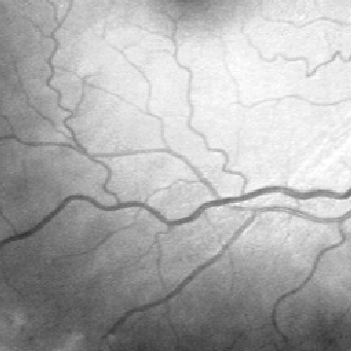
%> input picture Thuat toan chi Tran/Nen Huynh/vessels.JPG, 352 x 351 px
$ octave run2.m   (GNU Octave 9; MATLAB toolbox functions it lacks are replaced by stand-ins)
%> lines starting %> are read from the running program, lines starting %| are printed output that depends on the picture
### Thuat toan chi Tran/Nen Huynh/Result/DDFB_4_stages/quin1.m
function kk=quin1(x)
%clc;
c=x;

a= size(x);

if (mod(a(1),2)==0)
            center1=(a(1)/2)+1;
            a(1)=a(1)+1;
            b=zeros(a(1),a(2));
            b(1:a(1)-1,1:a(2))=x;
            x=b;
    else

            center1=(a(1)+1)/2;

end
if (mod(a(2),2)==0)
            center2=(a(2)/2)+1;
            a(2)=a(2)+1;
            b=zeros(a(1),a(2));
            b(1:a(1),1:a(2)-1)=x;
            x=b;
    else

            center2=(a(2)+1)/2;

end


lac=zeros(a(1),a(2));
q1=[1  1; -1 1];
for i=1: a(1)
    for j= 1:a(2)
     gen=zeros(1,2);
     gen(1)=center1-i;
     gen(2)=j-center2;
     mul=zeros(1,2);
     mul=(q1*gen')';
     if ((mul(1)>=(-center1+1)) & (mul(1)<=(center1-1)) & (mul(2)>=(-center2+1)) & (mul(2)<=(center2-1)))

             or=center1-mul(1);


              oc=mul(2)+center2;

         lac(center1-gen(1),gen(2)+center2)=x(or,oc);

 end
end
end
d=size(c);
if (mod(d(1),2)==0)&(mod(d(2),2)==0)
    kk=lac(1:a(1)-1,1:a(2)-1);
else
kk=lac;
end

### Thuat toan chi Tran/Nen Huynh/DDFB.m
function result = DDFB(I,N,order)
% name: ddfb_4_stages
% I is input image
% N is the branch or stage number i.e. 1-4
% N means 2^N: the number of directional images
% order is the size of one-dimensional low pass filter
% order is the size of directional filters

switch N
    case 1
        f_filter1 =hour_low(order);
        f_filter2=hour_high(order);
        f1=imfilter(I,f_filter1,'circular','same');
        f2=imfilter(I,f_filter2,'circular','same');
        clear('f_filter1','f_filter2');
%         result = cell(1,2);
%         result{1} = f1;
%         result{2} = f2;
        result = zeros(size(I,1),size(I,2),2*N);
        result(:,:,1) = f1;
        result(:,:,2) = f2;
    case 2
        f_filter1 =hour_low(order);
        f_filter2=hour_high(order);
        f1=imfilter(I,f_filter1,'circular','same');
        f2=imfilter(I,f_filter2,'circular','same');
        %clear f_fil*;

        s_filter1=synquin1(f_filter1);
        s_filter2=synquin1(f_filter2);
        s1=imfilter(f1,s_filter1,'circular','same');
        s2=imfilter(f1,s_filter2,'circular','same');
        s3=imfilter(f2,s_filter1,'circular','same');
        s4=imfilter(f2,s_filter2,'circular','same');
        clear f*; clear s_fil*;
%         result = cell(1,4);
        result = zeros(size(I,1),size(I,2),2*N);
        for i=1:4
            s=eval(strcat('s',num2str(i)));
%             result(i) = s;
            result(:,:,i) = s;
        end
    case 3
        f_filter1 =hour_low(order);
        f_filter2=hour_high(order);
        f1=imfilter(I,f_filter1,'circular','same');
        f2=imfilter(I,f_filter2,'circular','same');

        s_filter1=synquin1(f_filter1);
        s_filter2=synquin1(f_filter2);
        j=0;
        k=1;
        for i=1:8
            j=j+1;
            eval(['t_filter' num2str(i) '= third_r(f_filter' num2str(j) ',' num2str(k) ');']);
            if j==2
               j=0;
               k=k+1;
            end
        end

        clear f_fil*;

        s1=imfilter(f1,s_filter1,'circular','same');
        s2=imfilter(f1,s_filter2,'circular','same');
        s3=imfilter(f2,s_filter1,'circular','same');
        s4=imfilter(f2,s_filter2,'circular','same');
        clear f*; clear s_fil*;

% [8 lines of commented-out code are left out]

        t3=imfilter(s2,t_filter1,'circular','same');%t3
        t4=imfilter(s2,t_filter2,'circular','same');%
        t5=imfilter(s1,t_filter4,'circular','same');
        t6=imfilter(s1,t_filter3,'circular','same');
        t7=imfilter(s3,t_filter6,'circular','same');
        t8=imfilter(s3,t_filter5,'circular','same');
        t1=imfilter(s4,t_filter7,'circular','same');
        t2=imfilter(s4,t_filter8,'circular','same');
        clear s*; clear t_fil*;
%         result = cell(1,8);
        result = zeros(size(I,1),size(I,2),2*N);
        for i=1:8
            t=eval(strcat('t',num2str(i)));
%             result{i} = t;
            result(:,:,i) = t;
        end
    case 4
        f_filter1 =hour_low(order);
        f_filter2=hour_high(order);
        f1=imfilter(I,f_filter1,'circular','same');
        f2=imfilter(I,f_filter2,'circular','same');

        s_filter1=synquin1(f_filter1);
        s_filter2=synquin1(f_filter2);
        j=0;
        k=1;
        for i=1:8
            j=j+1;
            eval(['t_filter' num2str(i) '= third_r(f_filter' num2str(j) ',' num2str(k) ');']);
            if j==2
               j=0;
               k=k+1;
            end
        end

        j=0;
        k=1;
        for i=1:16
            j=j+1;
            eval(['fourth_filter' num2str(i) '= four_r(f_filter' num2str(j) ',' num2str(k) ');']);
            if j==2
               j=0;
               k=k+1;
            end
        end

        clear f_fil*;

        s1=imfilter(f1,s_filter1,'circular','same');
        s2=imfilter(f1,s_filter2,'circular','same');
        s3=imfilter(f2,s_filter1,'circular','same');
        s4=imfilter(f2,s_filter2,'circular','same');
        clear f1; clear f2; clear s_fil*;

        t1=imfilter(s2,t_filter3,'circular','same');
        t2=imfilter(s2,t_filter4,'circular','same');
        t3=imfilter(s1,t_filter2,'circular','same');
        t4=imfilter(s1,t_filter1,'circular','same');
        t5=imfilter(s3,t_filter6,'circular','same');
        t6=imfilter(s3,t_filter5,'circular','same');
        t7=imfilter(s4,t_filter7,'circular','same');
        t8=imfilter(s4,t_filter8,'circular','same');
        clear s*; clear t_fil*;

        four5=imfilter(t3,fourth_filter1,'circular','same');
        four6=imfilter(t3,fourth_filter2,'circular','same');
        four8=imfilter(t4,fourth_filter3,'circular','same');
        four7=imfilter(t4,fourth_filter4,'circular','same');
        four2=imfilter(t1,fourth_filter5,'circular','same');
        four1=imfilter(t1,fourth_filter6,'circular','same');
        four3=imfilter(t2,fourth_filter7,'circular','same');
        four4=imfilter(t2,fourth_filter8,'circular','same');
        four15=imfilter(t8,fourth_filter9,'circular','same');
        four16=imfilter(t8,fourth_filter10,'circular','same');
        four14=imfilter(t7,fourth_filter11,'circular','same');
        four13=imfilter(t7,fourth_filter12,'circular','same');
        four12=imfilter(t6,fourth_filter13,'circular','same');
        four11=imfilter(t6,fourth_filter14,'circular','same');
        four9=imfilter(t5,fourth_filter15,'circular','same');
        four10=imfilter(t5,fourth_filter16,'circular','same');
        clear t*; clear fourth_fil*;
%         result = cell(1,16);
            result = zeros(size(I,1),size(I,2),2*N);
        for i=1:16
            f=eval(strcat('four',num2str(i)));
%             result{i} = f;
            result(:,:,i) = f;
%             figure, imshow(result{1});
%             figure, imshow(result(:,:,i),[]);
        end

end

### Thuat toan chi Tran/Nen Huynh/synquin1.m
function kk=synquin1(x)
%clc;
c=x;

a= size(x);

if (mod(a(1),2)==0)
            center1=(a(1)/2)+1;
            a(1)=a(1)+1;
            b=zeros(a(1),a(2));
            b(1:a(1)-1,1:a(2))=x;
            x=b;
    else

            center1=(a(1)+1)/2;

end
if (mod(a(2),2)==0)
            center2=(a(2)/2)+1;
            a(2)=a(2)+1;
            b=zeros(a(1),a(2));
            b(1:a(1),1:a(2)-1)=x;
            x=b;
    else

            center2=(a(2)+1)/2;

end


lac=zeros(a(1),a(2));
q1=inv([1 1  ; -1 1]);
for i=1: a(1)
    for j= 1:a(2)
     gen=zeros(1,2);
     gen(1)=center1-i;
     gen(2)=j-center2;
     mul=zeros(1,2);
     mul=(q1*gen')';
     if ((mul(1)>=(-center1+1)) & (mul(1)<=(center1-1)) & (mul(2)>=(-center2+1)) & (mul(2)<=(center2-1)))

             or=center1-mul(1);


              oc=mul(2)+center2;
       if ((or-floor(or))==0) & ((oc-floor(oc))==0)
         lac(center1-gen(1),gen(2)+center2)=x(or,oc);
     end
 end
end
end
d=size(c);
if (mod(d(1),2)==0)&(mod(d(2),2)==0)
    kk=lac(1:a(1)-1,1:a(2)-1);
else
kk=lac;
end
end

### Thuat toan chi Tran/Nen Huynh/DirectionalEnhance.m
function [ directEnhance ] = DirectionalEnhance( ...
    directImg,option )
% This function enhances each of the directional vessel images.
% INPUT:
% directImg ? The cell of directional vessels images.
% option ? Options for the DDFB vessel enhancement.
% .N ? the order of the diamond.
% .sigma ? the vector containing the scales.
% .beta ? the beta value for vessel enhancement.
% .c ? the c value for vessel enhancement.
% .LightonDark ? whether the vessels are
% lighter than its background.
% OUTPUT:
% directEnhance ? a #?#?16 matrix of vessel enhancement on
% each of the directional images.

% Number of directional filters
n = size(directImg,3);

% angle of the filters.
theta = pi/(2 * n) : pi/n : (2 * n-1) * pi/(2 * n);

temp = cell(n,1);

if option.LightonDark
    for i = 1 : n
        % Directional vessel enhance on light vessels.
        temp{i} = DirectionalEnhanceLightonDark(...
            directImg(:,:,i),option,theta(i));
    end
else
    for i = 1 : n
        % Directional vessel enhance on dark vessels.
        temp{i} = DirectionalEnhanceDarkonLight(directImg(:,:,i),option,theta(i));
    end
end

% Combine the directional vessel enhancements.
directEnhance = cat(3,temp{:});

end


% [16 lines left out: function DirectionalEnhanceLightonDark, not called in this run]


function [outImg] = DirectionalEnhanceDarkonLight(Img,option,angle)
% This function performs the dark?on?light enhancement version.

outImg = zeros(size(Img));
for sigma = option.sigma
    [Dxx,Dxy,Dyy] = Hessian2Dmod(Img,sigma);
    h11 = Dxx * cos(angle)^2 + Dxy * sin(2*angle) + Dyy * sin(angle)^2;
    h22 = Dxx * sin(angle)^2 - Dxy * sin(2*angle) + Dyy * cos(angle)^2;
    S = sqrt(h11.^2 + h22.^2);
    R = h11./h22;
    temp = double(h22 > 0).* (exp(-(R.^2/(2 * option.beta^2)))...
        .* (1-exp(-S.^2/(2 * option.c^2))));
    outImg = double(temp > outImg).* (temp - outImg) + outImg;

%     figure, imshow(outImg,[]);
end

end

### Thuat toan chi Tran/Nen Huynh/Original/homofilter.m
function [ homoI ] = homofilter( I,option )
% This function calculates the accuracies from the
% soft?thresholds S and T is the truth.
% INPUT:
% I ? The grayscale image.
% option ? options for the homomorphic filter.
% OUTPUT:
% homoI ? The result of homomorphic filter
% EXAMPLE:
% im = double(imread('tun.jpg'));
% option = struct('method','Butterworth','D0',1,'n',2,...
% 'alphaL',.0999,'alphaH',1.01);

% The distance from the center
[X,Y] = ndgrid(1-size(I,1)/2:size(I,1)/2,1-size(I,2)/2:size(I,2)/2);
abs_omega = sqrt(X.^2+Y.^2);

% Setup the options if needed
if ~exist('option','var') || isempty(option)
    option = struct('method','Butterworth','n',2,...
        'D0',80,'alphaL',0.25,'alphaH',2);
end

% Construct the high?pass filter
if strcmp(option.method,'Ideal')
    H = double(abs_omega > option.D0);
elseif strcmp(option.method,'Butterworth')
    H = 1./(1+(option.D0 ./ abs_omega).^(2 * option.n));
elseif strcmp(option.method,'Gaussian')
    H = 1 - exp(-abs_omega.^2 / (2 * option.D0^2));
else
    error(['Unknown method: ' option.method]);
end

% The homomorphic filter function
H = (option.alphaH-option.alphaL).* H+option.alphaL;

% Apply the homomorphic filter process
freqI = fftshift(fft2(log2(1+I)));
homoI = exp(abs(ifft2(ifftshift(H.* freqI))));

end

### Thuat toan chi Tran/Nen Huynh/hour_high.m
function Hdia=hour_high(order)

ldia=hour_low(order);
Hdia=minus1topower(ldia);

end

### Thuat toan chi Tran/Nen Huynh/Result/DDFB_4_stages/hour_low.m
function Hdia=hour_low(order)
ldia=low_diamond(order);
Hdia=modulation(ldia);
end

### Thuat toan chi Tran/Nen Huynh/third_r.m
function kk=third_r(x,num)
%clc;
c=x;

a= size(x);

if (mod(a(1),2)==0)
            center1=(a(1)/2)+1;
            a(1)=a(1)+1;
            b=zeros(a(1),a(2));
            b(1:a(1)-1,1:a(2))=x;
            x=b;
    else

            center1=(a(1)+1)/2;

end
if (mod(a(2),2)==0)
            center2=(a(2)/2)+1;
            a(2)=a(2)+1;
            b=zeros(a(1),a(2));
            b(1:a(1),1:a(2)-1)=x;
            x=b;
    else

            center2=(a(2)+1)/2;

end


lac=zeros(a(1),a(2));
switch num
    case 1
        q1=(inv([1 1;-1 1]*[1 1;-1 1]*[1 0; -1 1]));
    case 2
        q1=(inv([1 1;-1 1]*[1 1;-1 1]*[1 0; 1 1]));
    case 3
        q1=(inv([1 1;-1 1]*[1 1;-1 1]*[1 1; 0 1]));
    case 4
        q1=(inv([1 1;-1 1]*[1 1;-1 1]*[1 -1; 0 1]));
end
for i=1: a(1)
    for j= 1:a(2)
     gen=zeros(1,2);
     gen(1)=center1-i;
     gen(2)=j-center2;
     mul=zeros(1,2);
     mul=(q1*gen')';
     if ((mul(1)>=(-center1+1)) & (mul(1)<=(center1-1)) & (mul(2)>=(-center2+1)) & (mul(2)<=(center2-1)))

             or=center1-mul(1);


              oc=mul(2)+center2;
       if ((or-floor(or))==0) & ((oc-floor(oc))==0)
         lac(center1-gen(1),gen(2)+center2)=x(or,oc);
     end
 end
end
end
d=size(c);
if (mod(d(1),2)==0)&(mod(d(2),2)==0)
    kk=lac(1:a(1)-1,1:a(2)-1);
else
kk=lac;
end
end

### Thuat toan chi Tran/Nen Huynh/minus1topower.m
function [g] = minus1topower(f)

%Multiplies image f by (1)^(x+y) to center spectrum of FT
%The output image g will be of class double
%IT IS ASSUMED THAT BOTH M AND N ARE EVEN
%plan to use it with Fourier transform, which already assumes that

	[m,n]=size(f);

%sequence of alternating 1's and -1's of length m
	s(1:m)=1;
	s(2:2:m)=-1;
%make a column vector out of this
	c=s';

%sequence of alternating 1's and -1's of length n
	r(1:n)=1;
	r(2:2:n)=-1;

%the matrix product of c*r gives a matrix of size mxn with alternating 1's and -1's

	matrix=c*r;


	f=im2double(f);

	g=f.*matrix;

% End of function


### Thuat toan chi Tran/Nen Huynh/low_diamond.m
 function Ldia=low_diamond(order)

format long;
p00 = fir1(order, .5);%FIR1(order, .5);
b0=p00'*p00;
c0=b0+minus1topower(b0);
d0=quin1(c0);
Ldia=d0;

### Thuat toan chi Tran/Nen Huynh/modulation.m
function [g] = modulation(f)

%Multiplies image f by (1)^(x+y) to center spectrum of FT
%The output image g will be of class double
%IT IS ASSUMED THAT BOTH M AND N ARE EVEN
%plan to use it with Fourier transform, which already assumes that

	[m,n]=size(f);

%sequence of alternating 1's and -1's of length m
	s(1:m)=1;
	s(2:2:m)=-1;
%make a column vector out of this
	c=s';

%sequence of alternating 1's and -1's of length n
	r(1:n)=1;
	r(2:2:n)=1;

%the matrix product of c*r gives a matrix of size mxn with alternating 1's and -1's

	%matrix=c*r;

matrix=ones(m,n);
matrix(:,2:2:m)=-1*matrix(:,2:2:m);
	%f=im2double(f);

	g=f.*matrix;

% End of function


### Thuat toan chi Tran/Nen Huynh/run2.m
% mix between Nen huynh + Truc
% 8 directional images

clc; clear all; close all;
tic
%%
DDFBoption = struct('N',3,'sigma',2 : 1 : 6,...
    'beta',0.75,'c',15,...
    'LightonDark',false);

midOption = struct('func',@(I,opt) homofilter(I,opt),...
    'method','Butterworth',...
    'n',2,'D0',300,'alphaL',0.1,'alphaH',1);

I = imread('vessels.jpg');
%> I is the input picture: size 351x352x3 uint8; min 46, max 255, mean 174.4
figure, imshow(I);

%% Preprocessing
if length(size(I))==3
    I = rgb2gray(I);
%> I: size 351x352 uint8
end
% [8 lines of commented-out code are left out]
figure, imshow(I);

%% DDFB
m = 3;
DirL = DDFB(I,m,52);%DirL = DDFB(I,3,52);
%> in DDFB, `s3=imfilter(f2,s_filter1,'circular','same');`:
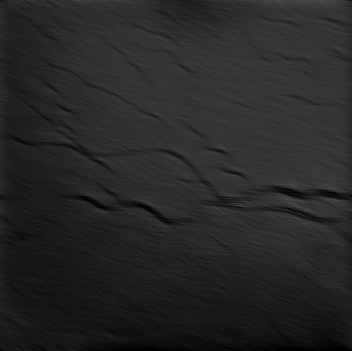
%> s3: size 351x352 uint8; min 0, max 80, mean 38.8
%> in DDFB, `t7=imfilter(s3,t_filter6,'circular','same');`:
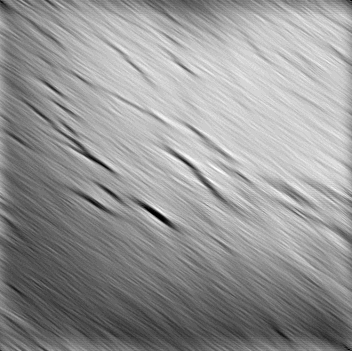
%> t7: size 351x352 uint8; min 0, max 31, mean 18.2; drawn with min black and max white
%> in DDFB, `t2=imfilter(s4,t_filter8,'circular','same');`:
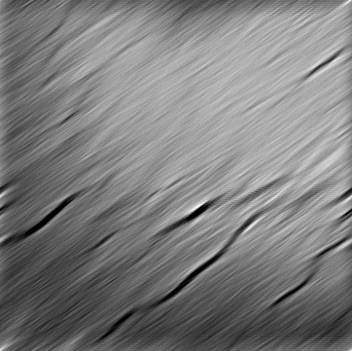
%> t2: size 351x352 uint8; min 0, max 37, mean 18.3; drawn with min black and max white

% number of directional filters
n = 2^m;
for k = 1:n
    figure, imshow(DirL(:,:,k), []);
end
%> this loop made 8 passes
%> pass 1, `imshow(DirL(:,:,k), [])`:
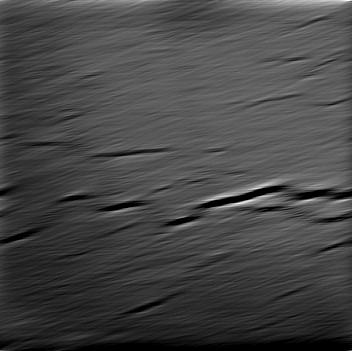
%> displayed picture: size 351x352, on the screen's scale of 0 to 255; min 0, max 255, mean 69.6

%% Homomorphic filter %xem lai
if exist('midOption','var') && ~isempty(midOption)
    for k = 1 : n
        DirL(:,:,k) = midOption.func(DirL(:,:,k),midOption);
%         figure, imagesc(DirL(:,:,k));
%         figure, imshow(DirL(:,:,k), []);
    end
end


% [7 lines of commented-out code are left out]
%% Vessel Enhance
DirEnhance = DirectionalEnhance(DirL,DDFBoption);
%> in DirectionalEnhance, `n = size(directImg,3);`: n = 8
%> in DirectionalEnhance, `theta = pi/(2 * n) : pi/n : (2 * n-1) * pi/(2 * n);`: theta = [0.196 0.589 0.982 1.37 1.77 2.16 2.55 2.95]
%> in DirectionalEnhance, `temp = cell(n,1);`: temp = {[], [], [], [], [], [], [], []}
%> the loop in DirectionalEnhance, `for i = 1 : n` made 8 passes
%> after the loop in DirectionalEnhance, `for i = 1 : n`: temp = 8 items
for k = 1 : n
%     figure, imshow(DirEnhance(:,:,k), []);
    figure, imagesc(DirEnhance(:,:,k));
end
%> this loop made 8 passes
%> pass 1, `imagesc(DirEnhance(:,:,k))`:
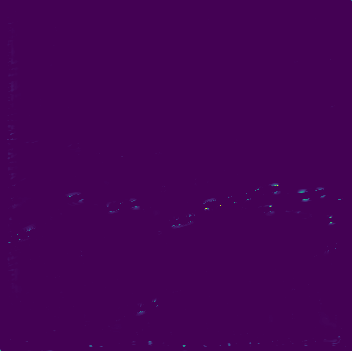
%> displayed picture: size 351x352x3, on the screen's scale of 0 to 255; mean R, G, B 68, 1.3, 84.2

%% Combine the enhancement
% enhance = max(DirEnhance,[],3);
% chose the correct directions
A = DirEnhance;
S = [2 3 6 7];
sz = size(S,2);
count = 0;
for k=1:sz
   A(:,:,S(k)-count) = [];
   count = count+1;
end
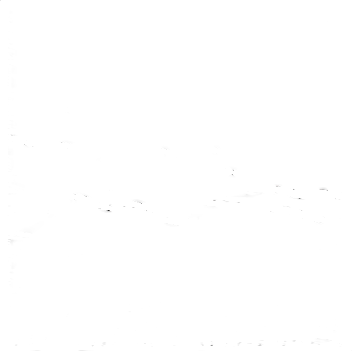
%> A: size 351x352x4 double; mean R, G, B, A 1.55e-10, 1.61e-10, 1.93e-10, 1.66e-10; transparent parts drawn white
% enhance = mean(DirEnhance,3);
enhance = mean(A,3);
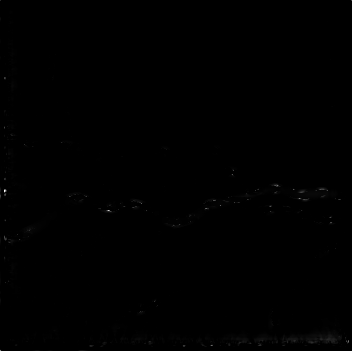
%> enhance: size 351x352 double; min 0, max 1.09e-07, mean 1.69e-10; drawn with min black and max white


s1 = num2str(DDFBoption.sigma); % convert num to string
s2 = num2str(DDFBoption.beta); % convert num to string
s3 = num2str(DDFBoption.c); % convert num to string

%figure('color','white','name','Vessel Image','Numbertitle','off');
figure, imagesc(enhance,[min(min(enhance)), max(max(enhance))]);
title(['DDFBH; sigma=' s1 '; beta=' s2 '; c=' s3]);
colorbar;
axis off
toc

figure, imshow(enhance,[]);

$ run again, with Thuat toan chi Tran/Nen Huynh/retinal.jpg copied over Thuat toan chi Tran/Nen Huynh/vessels.JPG
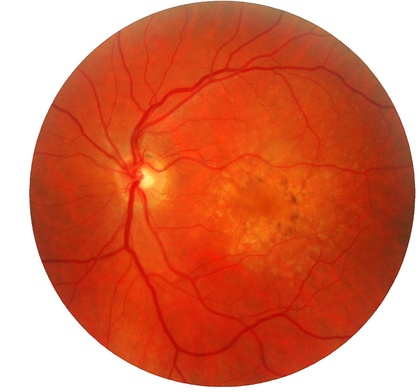
%> input picture Thuat toan chi Tran/Nen Huynh/retinal.jpg, 420 x 392 px, shrunk from 1024 x 956 before the run
%> I is the input picture: size 392x420x3 uint8; mean R, G, B 216.1, 116.9, 88.4
%> I: size 392x420 uint8
%> n = 8
%> theta = [0.196 0.589 0.982 1.37 1.77 2.16 2.55 2.95]
%> in DirectionalEnhance, `temp = cell(n,1);`: temp = {[], [], [], [], [], [], [], []}
%> the loop in DirectionalEnhance, `for i = 1 : n` made 8 passes
%> after the loop in DirectionalEnhance, `for i = 1 : n`: temp = 8 items
%> the loop `for k = 1 : n` made 8 passes
%> pass 1, `imagesc(DirEnhance(:,:,k))`:
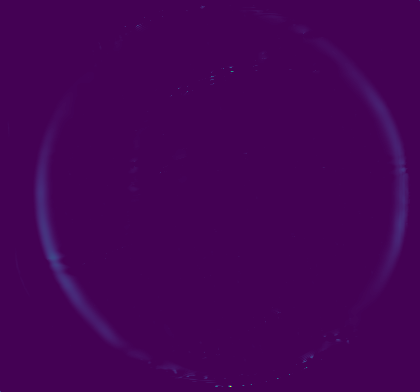
%> displayed picture: size 392x420x3, on the screen's scale of 0 to 255; mean R, G, B 68.2, 2.2, 85.1
%> `enhance = mean(A,3);`:
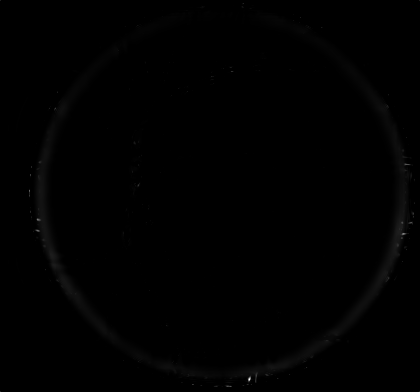
%> enhance: size 392x420 double; min 0, max 2.6e-07, mean 9.89e-10; drawn with min black and max white

$ run again, with Thuat toan chi Tran/Nen Huynh/test2.jpg copied over Thuat toan chi Tran/Nen Huynh/vessels.JPG
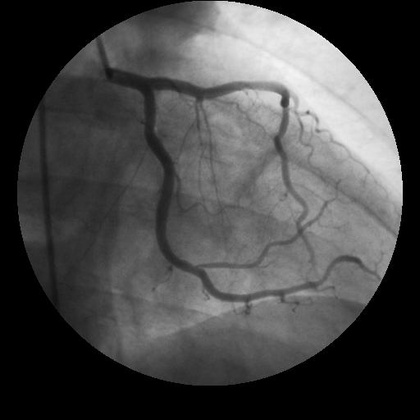
%> input picture Thuat toan chi Tran/Nen Huynh/test2.jpg, 420 x 420 px, shrunk from 512 x 512 before the run
%> I is the input picture: size 420x420 uint8; min 0, max 255, mean 71.6
%> the loop `for k = 1:n` made 8 passes
%> pass 1, `imshow(DirL(:,:,k), [])`:
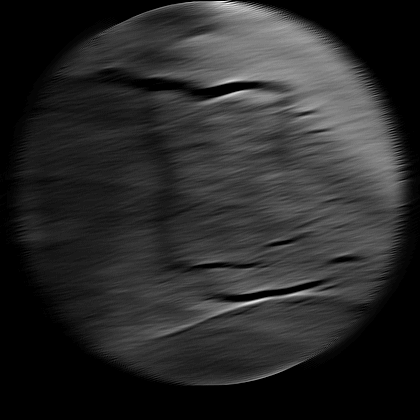
%> displayed picture: size 420x420, on the screen's scale of 0 to 255; min 0, max 255, mean 41.3
%> n = 8
%> theta = [0.196 0.589 0.982 1.37 1.77 2.16 2.55 2.95]
%> in DirectionalEnhance, `temp = cell(n,1);`: temp = {[], [], [], [], [], [], [], []}
%> the loop in DirectionalEnhance, `for i = 1 : n` made 8 passes
%> after the loop in DirectionalEnhance, `for i = 1 : n`: temp = 8 items
%> `enhance = mean(A,3);`:
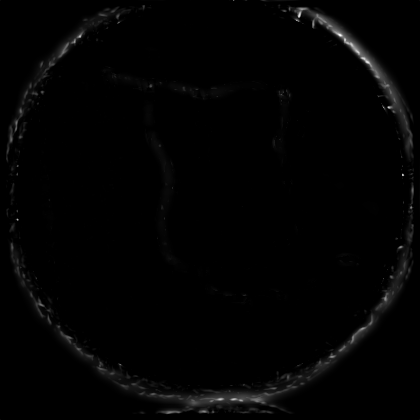
%> enhance: size 420x420 double; min 0, max 2.88e-07, mean 3.49e-09; drawn with min black and max white
